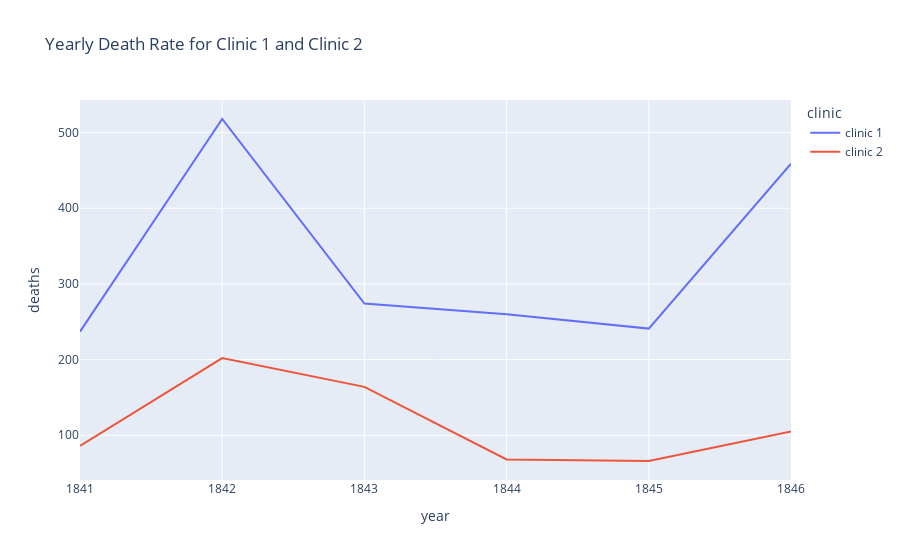

Notebook source saved alongside this figure:
### Markdown cell above
# The Yearly Data Split by Clinic

Now let's look at the annual data instead. 

**Challenge**: Use plotly to create line charts of the births and deaths of the two different clinics at the Vienna General Hospital. 
* Which clinic is bigger or more busy judging by the number of births?
* Has the hospital had more patients over time? 
* What was the highest number of deaths recorded in clinic 1 and clinic 2?

### Code cell
df_yearly
# c1_df is the dataframe if the clinic 1 likewise for clinic 2 
c1_df = df_yearly[df_yearly['clinic'] == 'clinic 1' ]
c2_df = df_yearly[df_yearly['clinic'] == 'clinic 2' ]
print(c1_df.shape, c2_df.shape)
c1_df

# Plotting the Yearly Death rate for CLinic 1 and Clinic 2
deaths_line = px.line(df_yearly, x='year', y='deaths', color='clinic', title="Yearly Death Rate for Clinic 1 and Clinic 2")
deaths_line.show()

### Figure 1 — Plotly figure (JSON) as saved in the notebook; plotly's stock layout.template omitted (floating-point values rounded to 4 significant figures)
{"data": [{"hovertemplate": "clinic=clinic 1<br>year=%{x}<br>deaths=%{y}<extra></extra>", "legendgroup": "clinic 1", "line": {"color": "#636efa", "dash": "solid"}, "marker": {"symbol": "circle"}, "mode": "lines", "name": "clinic 1", "orientation": "v", "showlegend": true, "type": "scatter", "x": [1841, 1842, 1843, 1844, 1845, 1846], "xaxis": "x", "y": [237, 518, 274, 260, 241, 459], "yaxis": "y"}, {"hovertemplate": "clinic=clinic 2<br>year=%{x}<br>deaths=%{y}<extra></extra>", "legendgroup": "clinic 2", "line": {"color": "#EF553B", "dash": "solid"}, "marker": {"symbol": "circle"}, "mode": "lines", "name": "clinic 2", "orientation": "v", "showlegend": true, "type": "scatter", "x": [1841, 1842, 1843, 1844, 1845, 1846], "xaxis": "x", "y": [86, 202, 164, 68, 66, 105], "yaxis": "y"}], "layout": {"legend": {"title": {"text": "clinic"}, "tracegroupgap": 0}, "title": {"text": "Yearly Death Rate for Clinic 1 and Clinic 2"}, "xaxis": {"anchor": "y", "domain": [0, 1], "title": {"text": "year"}}, "yaxis": {"anchor": "x", "domain": [0, 1], "title": {"text": "deaths"}}}}
